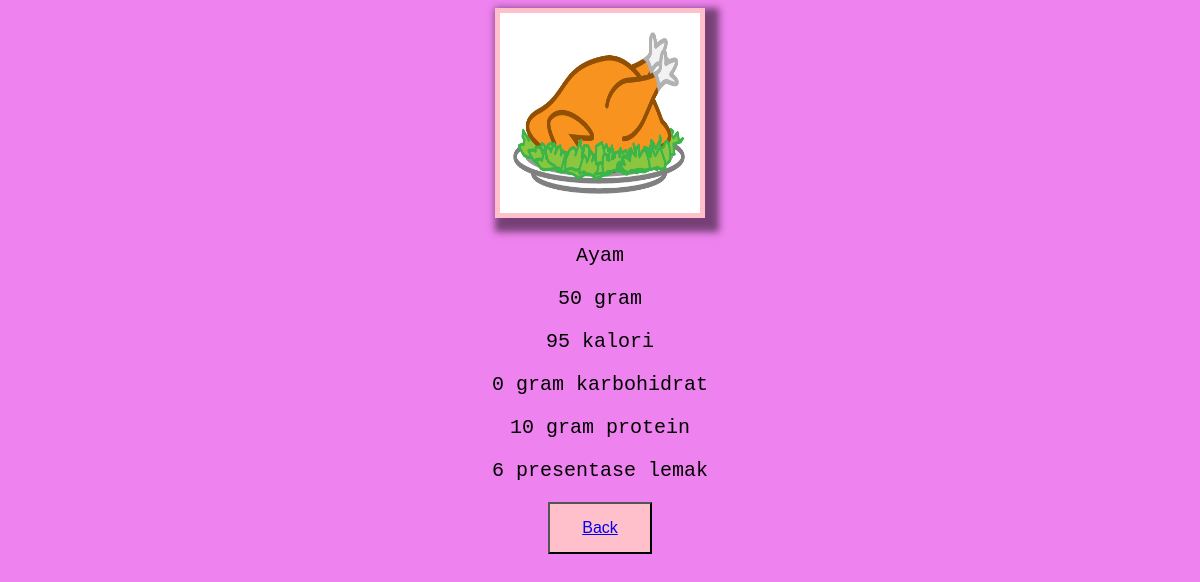
Screenshot of /latihan7a/php/detail.php?id=3 with the database file from the repository.
### tables this page shows
CREATE TABLE `makanan` (
  `id` int(2) NOT NULL,
  `img` varchar(10) NOT NULL,
  `nama` varchar(50) NOT NULL,
  `berat` int(10) NOT NULL,
  `kalori` int(10) NOT NULL,
  `karbohidrat` int(10) NOT NULL,
  `protein` int(10) NOT NULL,
  `lemak` int(10) NOT NULL
);

### latihan7a/php/function.php (called while the page is built, shortened)
<?php
function koneksi() {
$connect = mysqli_connect("localhost", "root","") or die("koneksi ke DB gagal");
mysqli_select_db($connect, "tubes_193040132") or die("Database salah!");
return $connect;
}
function query($sql){
	$connect = koneksi();
	$result = mysqli_query($connect, "$sql");
	$rows = [];
	while ($row = mysqli_fetch_assoc($result)) {
		$rows[] = $row;
	}
	return $rows;
}
?>

### latihan7a/php/detail.php (the view, shortened to what this page needs)
<?php
require 'function.php';
$id = $_GET['id'];
$makanan = query("SELECT * FROM makanan WHERE id = $id")[0];
?>
<!DOCTYPE html>
<html>
<head>
	<link rel="stylesheet" type="text/css" href="../css/style.css">
</head>
<body bgcolor="violet">
	<div class="container">
	<div class="img">
	<img src="../assets/img/<?=$makanan["img"];?>" alt="">
</div>
	<div class="keterangan">
		<p><?= $makanan["nama"]; ?></p>
		<p><?= $makanan["berat"]." gram" ?></p>
		<p><?= $makanan["kalori"]." kalori" ?></p>
		<p><?= $makanan["karbohidrat"]. " gram karbohidrat"?></p>
		<p><?= $makanan["protein"]. " gram protein" ?></p>
		<p><?= $makanan["lemak"]. " presentase lemak"; ?></p>
	</div>
	<button class="tombol-kembali"><a href="../index.php">Back</button>
</body>
</html>

### latihan7a/css/style.css (style rules this page uses)
body { text-align: center; font-family: "lucida console", Courier, monospace; font-size: 20px; }
img { width: 200px; height: 200px; border: 5px solid pink; box-shadow: 7px 7px 7px 7px rgba(0,0,0,0.5); }
button { background-color: pink; padding: 15px 32px; text-align: center; display: inline-block; font-size: 16px; }

### rows the page displays
makanan: img (picture), nama "Ayam", berat "50", kalori "95", karbohidrat "0", protein "10", lemak "6"
